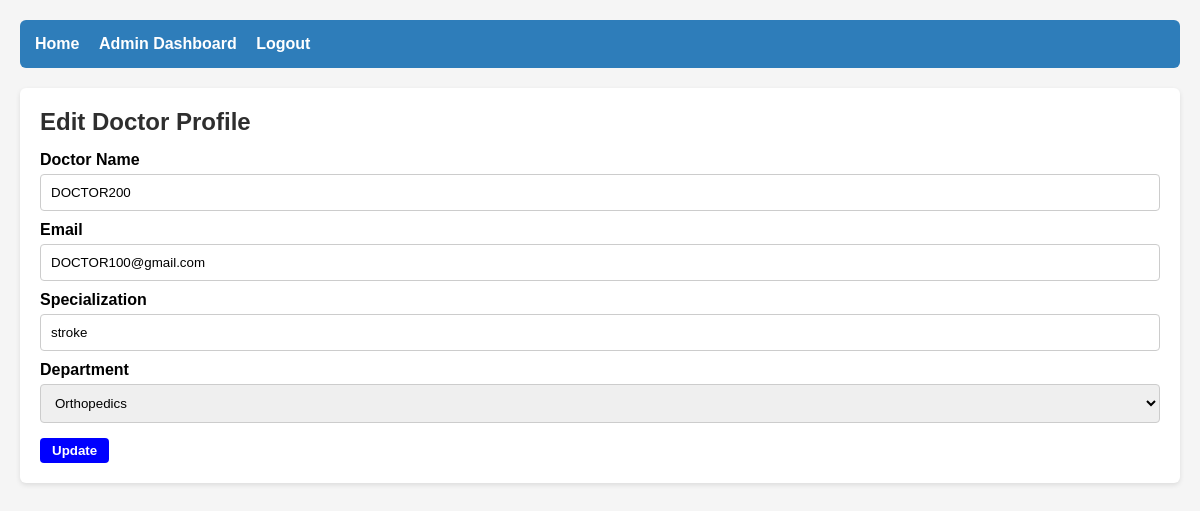
The page /admin/doctor/edit/1 (signed in) on the database its author committed.
### app.py (models this page shows, shortened)
class User(db.Model):
    __tablename__ = 'users'
    id = db.Column(db.Integer,primary_key=True)
    name=db.Column(db.String(120), nullable=False)
    email=db.Column(db.String(120),unique=True, nullable=False)
    passwordwithhash=db.Column(db.String(255), nullable=False)
    role=db.Column(db.String(30), nullable=False)
    active=db.Column(db.Boolean, nullable=True,default=True)
    doctor=db.relationship('Doctor', backref='user',uselist=False)#user->doctor one to one relationship single object
    patient=db.relationship('Patient', backref='user',uselist=False)#user->Patient again a one to one a user can be a doctor or a patient
    @property
    def is_authenticated(self):
        return True

class Doctor(db.Model):#The Doctor is linked with the user stores the department and the specalization
    __tablename__ = 'doctors'
    id = db.Column(db.Integer, primary_key=True)
    user_id = db.Column(db.Integer, db.ForeignKey('users.id'), nullable=False)
    specialization = db.Column(db.String(120), nullable=False)
    department_id = db.Column(db.Integer, db.ForeignKey('departments.id'))
    bio = db.Column(db.String(255))
    appointments = db.relationship('Appointment', backref='doctor', lazy=True)
    avail = db.relationship('DoctorAvail', backref='doctor', lazy=True )

class Department(db.Model):#This is the department model
    __tablename__='departments'
    id=db.Column(db.Integer,primary_key=True)
    name=db.Column(db.String(120), nullable=False)
    description=db.Column(db.String(255))
    doctors=db.relationship('Doctor',backref='department',lazy=True)

### app.py (the view)
        @login_required
        def wrapper(*args, **kwargs):
            if current_user.role != role:
                abort(403)
            if not current_user.active:
                flash("Your account is deactivated/blacklisted.", "danger")#Ensures that user is logged in has the correct role and is active
                return redirect(url_for('login'))
            return fn(*args, **kwargs)

### app.py (called while the page is built, shortened)
@login_manager.user_loader
def load_user(user_id):
    return User.query.get(int(user_id))

def role_required(role):
    def decorator(fn):
        @login_required
        def wrapper(*args, **kwargs):
            if current_user.role != role:
                abort(403)
            if not current_user.active:
                flash("Your account is deactivated/blacklisted.", "danger")#Ensures that user is logged in has the correct role and is active
                return redirect(url_for('login'))
            return fn(*args, **kwargs)
        wrapper.__name__ = fn.__name__
        return wrapper
    return decorator

@app.route("/admin/doctor/edit/<int:doctor_id>", methods=["GET", "POST"])
@role_required("admin")
def edit_doc(doctor_id):
    doctor = Doctor.query.get_or_404(doctor_id)
    departments = Department.query.all()
    return render_template("admin/edit_doctor.html", doctor=doctor, departments=departments)

### templates/admin/edit_doctor.html
{% extends "base.html" %}
{% block content %}
<h2>Edit Doctor Profile</h2>
<form method="POST">
<div class="form-group">
        <label>Doctor Name</label>
        <input type="text" name="name" class="form-control" value="{{ doctor.user.name }}" required>
    </div>
<div class="form-group mt-2">
        <label>Email</label>
        <input type="email" name="email" class="form-control" value="{{ doctor.user.email }}" required>
    </div>
<div class="form-group mt-2">
        <label>Specialization</label>
        <input type="text" name="spec" class="form-control" value="{{ doctor.specialization }}" required> </div>
 <div class="form-group mt-2">
        <label>Department</label>
        <select name="department" class="form-control">
            {% for dep in departments %}
                <option value="{{ dep.id }}" {% if doctor.department_id==dep.id %}selected{% endif %}>
                    {{ dep.name }}
                </option>
            {% endfor %}
        </select>
    </div><button class="btn btn-primary mt-3">Update</button>
</form>
{% endblock %}

### static/styles.css (style rules this page uses)
* { margin: 0; padding: 0; box-sizing: border-box; font-family: Arial, sans-serif; }
body { background: #f5f5f5; padding: 20px; }
h1, h2, h3 { margin-bottom: 15px; color: #2e2e2e; }
form label { display: block; margin-top: 10px; font-weight: bold; }
form input, form select, form textarea { width: 100%; padding: 10px; margin-top: 5px; border: 1px solid #ccc; border-radius: 4px; }
button, .btn { background: #2e7dba; color: white; padding: 10px 15px; border: none; margin-top: 15px; border-radius: 4px; cursor: pointer; }
.btn { display: inline-block; padding: 8px 16px; background-color: blue; color: white !important; border-radius: 5px; text-decoration: none; font-weight: bold; text-align: center; }
.btn { padding: 5px 12px; border-radius: 4px; color: white; text-decoration: none; }

### rows shown on the page
User: name "DOCTOR200", email "DOCTOR100@gmail.com"
Doctor: spec "stroke", department "Orthopedics"
